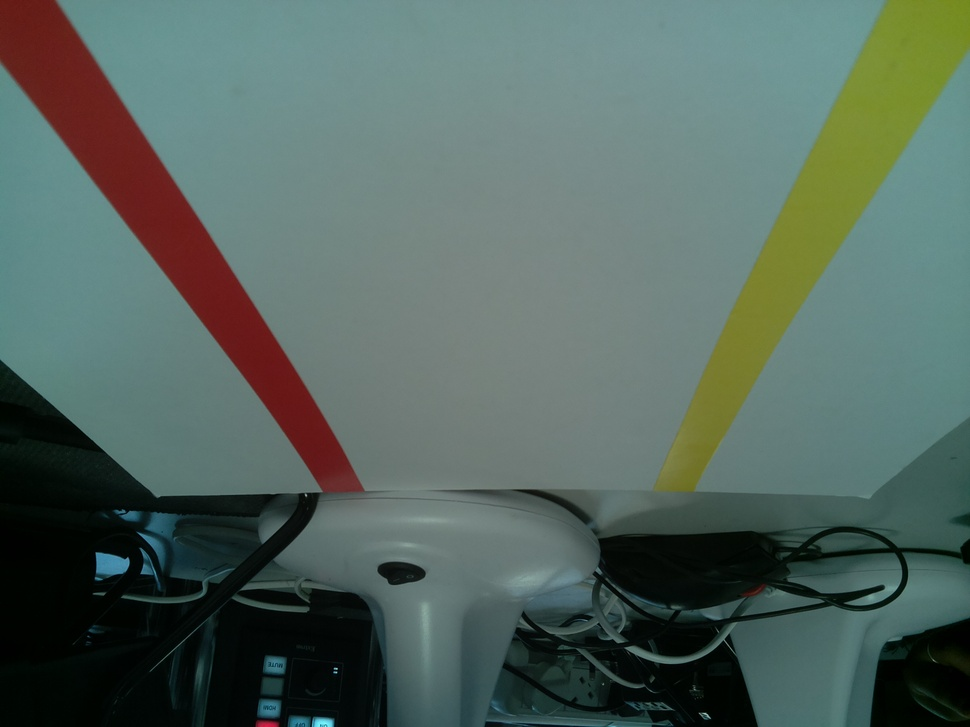
#> input picture images/1.jpg, 970 x 727 px, shrunk from 2592 x 1944 before the run, given in place of 1.png, which was not available
$ python test.py
#> lines starting #> are read from the running program, lines starting #| are printed output that depends on the picture; after the words box and inside, x2 and y2 are one past the last pixel; in counts of white or black regions, pixels touching at a corner belong together; pictures that were not available may be replaced by others from this repository, and a replacement may not be noted
import cv2
import sys
import numpy as np


def nothing(x):
    pass


# Create a window
cv2.namedWindow("image")

# create trackbars for color change
cv2.createTrackbar("HMin", "image", 0, 179, nothing)  # Hue is from 0-179 for Opencv
#> slider 'HMin' is set to 35
cv2.createTrackbar("SMin", "image", 0, 255, nothing)
#> slider 'SMin' is set to 51
cv2.createTrackbar("VMin", "image", 0, 255, nothing)
#> slider 'VMin' is set to 51
cv2.createTrackbar("HMax", "image", 0, 179, nothing)
#> slider 'HMax' is set to 179
cv2.createTrackbar("SMax", "image", 0, 255, nothing)
#> slider 'SMax' is set to 255
cv2.createTrackbar("VMax", "image", 0, 255, nothing)
#> slider 'VMax' is set to 255

# Set default value for MAX HSV trackbars.
cv2.setTrackbarPos("HMax", "image", 179)
cv2.setTrackbarPos("SMax", "image", 255)
cv2.setTrackbarPos("VMax", "image", 255)

# Initialize to check if HSV min/max value changes
hMin = sMin = vMin = hMax = sMax = vMax = 0
phMin = psMin = pvMin = phMax = psMax = pvMax = 0

img = cv2.imread("1.png")
#> img is the input picture: shape (727, 970, 3); mean B, G, R 94.8, 102.2, 84.6
output = img
waitTime = 33

while 1:
    # get current positions of all trackbars
    hMin = cv2.getTrackbarPos("HMin", "image")
    sMin = cv2.getTrackbarPos("SMin", "image")
    vMin = cv2.getTrackbarPos("VMin", "image")

    hMax = cv2.getTrackbarPos("HMax", "image")
    sMax = cv2.getTrackbarPos("SMax", "image")
    vMax = cv2.getTrackbarPos("VMax", "image")

    # Set minimum and max HSV values to display
    lower = np.array([hMin, sMin, vMin])
    upper = np.array([hMax, sMax, vMax])

    # Create HSV Image and threshold into a range.
    hsv = cv2.cvtColor(img, cv2.COLOR_BGR2HSV)
#> hsv: shape (727, 970, 3); mean H, S, V 77.1, 91.1, 106
    mask = cv2.inRange(hsv, lower, upper)
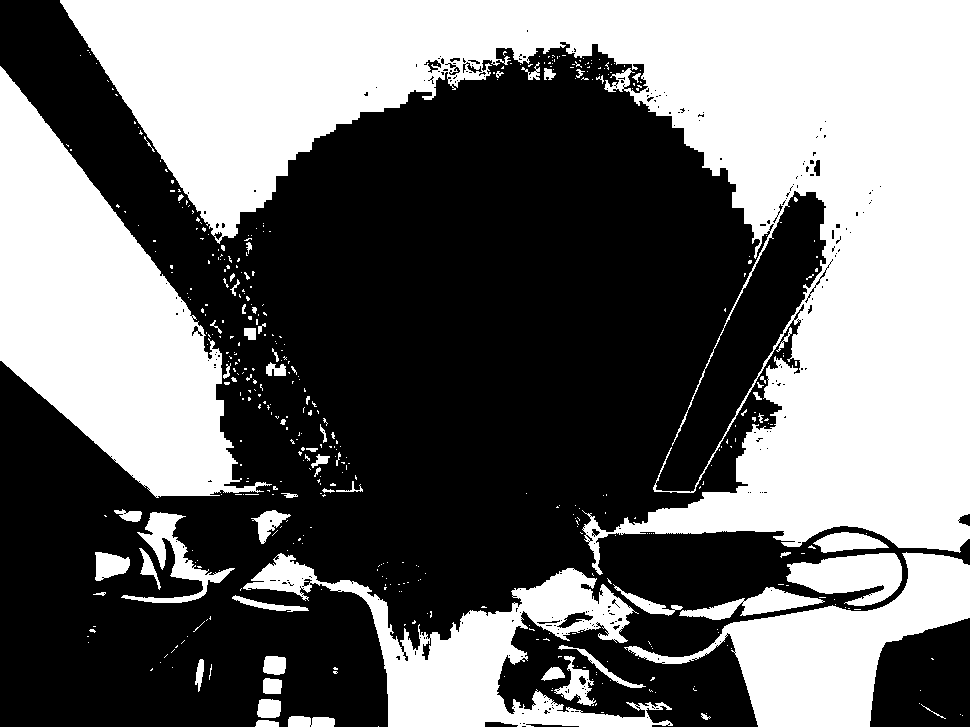
#> mask: shape (727, 970); 44.1% white; 458 white regions (394 under 20 px), largest, box (x1, y1, x2, y2) and area: (60, 0, 970, 575) 194544, (0, 66, 272, 498) 53870, (243, 553, 673, 727) 22389
    output = cv2.bitwise_and(img, img, mask=mask)
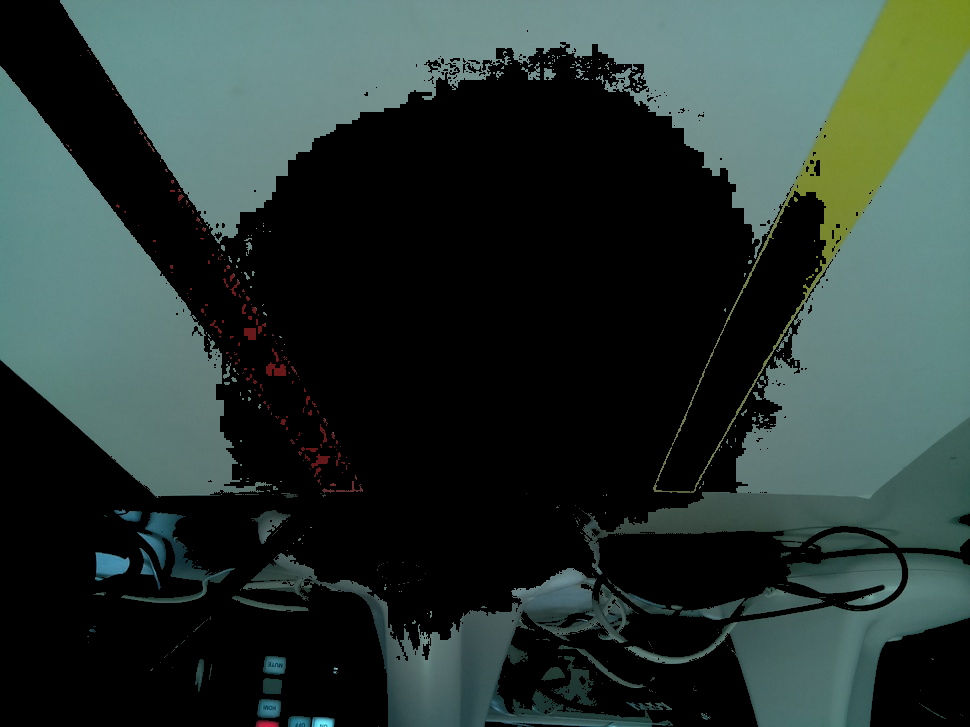
#> output: shape (727, 970, 3); mean B, G, R 52, 55.8, 41.8

    # Print if there is a change in HSV value
    if (
        (phMin != hMin)
        | (psMin != sMin)
        | (pvMin != vMin)
        | (phMax != hMax)
        | (psMax != sMax)
        | (pvMax != vMax)
    ):
        print(
            "(hMin = %d , sMin = %d, vMin = %d), (hMax = %d , sMax = %d, vMax = %d)"
            % (hMin, sMin, vMin, hMax, sMax, vMax)
        )
        phMin = hMin
        psMin = sMin
        pvMin = vMin
        phMax = hMax
        psMax = sMax
        pvMax = vMax

    # Display output image
    cv2.imshow("image", output)

    # Wait longer to prevent freeze for videos.
    if cv2.waitKey(waitTime) & 0xFF == ord("q"):
#> (key q is pressed here)
        break

cv2.destroyAllWindows()

$ run again, with images/0.jpg copied over images/1.jpg
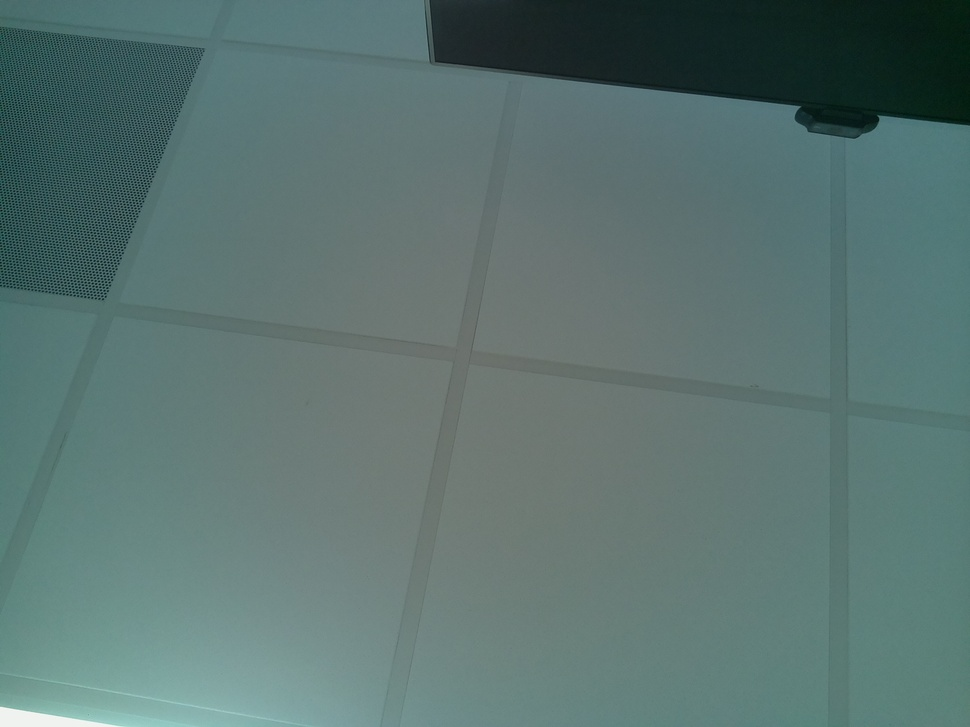
#> input picture images/0.jpg, 970 x 727 px, shrunk from 2592 x 1944 before the run, given in place of 1.png, which was not available
#> img is the input picture: shape (727, 970, 3); mean B, G, R 112.8, 115.6, 90.6
#> hsv: shape (727, 970, 3); mean H, S, V 85.9, 61.4, 115.9
#> `mask = cv2.inRange(hsv, lower, upper)`:
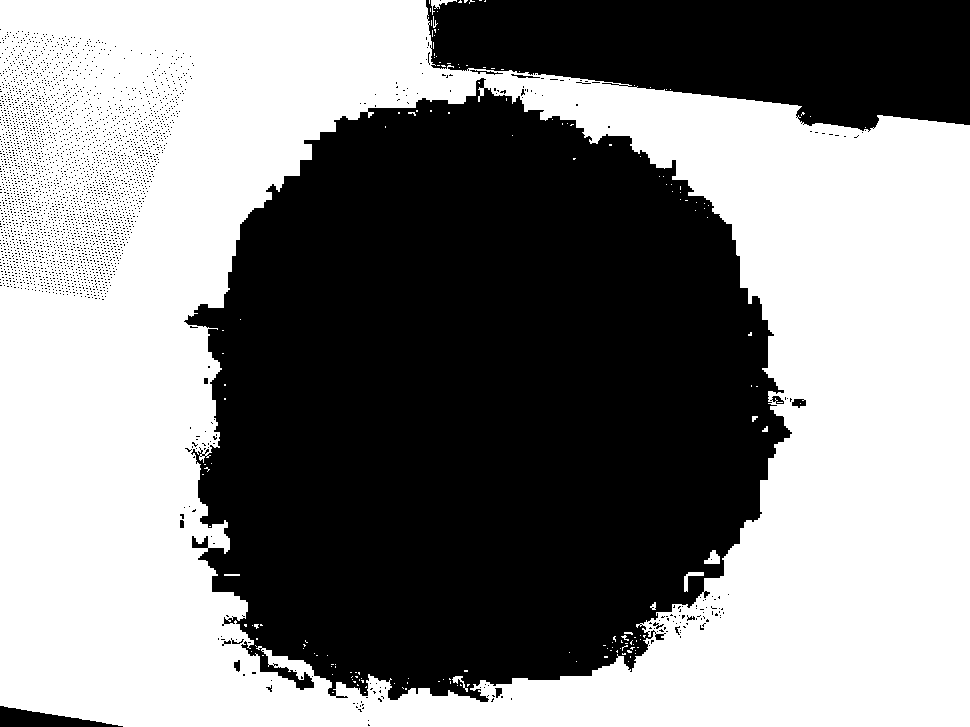
#> mask: shape (727, 970); 52.7% white; 3273 black regions (3257 under 20 px), largest, box (x1, y1, x2, y2) and area: (184, 78, 792, 702) 275849, (426, 0, 970, 132) 51872, (0, 706, 123, 727) 1347
#> `output = cv2.bitwise_and(img, img, mask=mask)`:
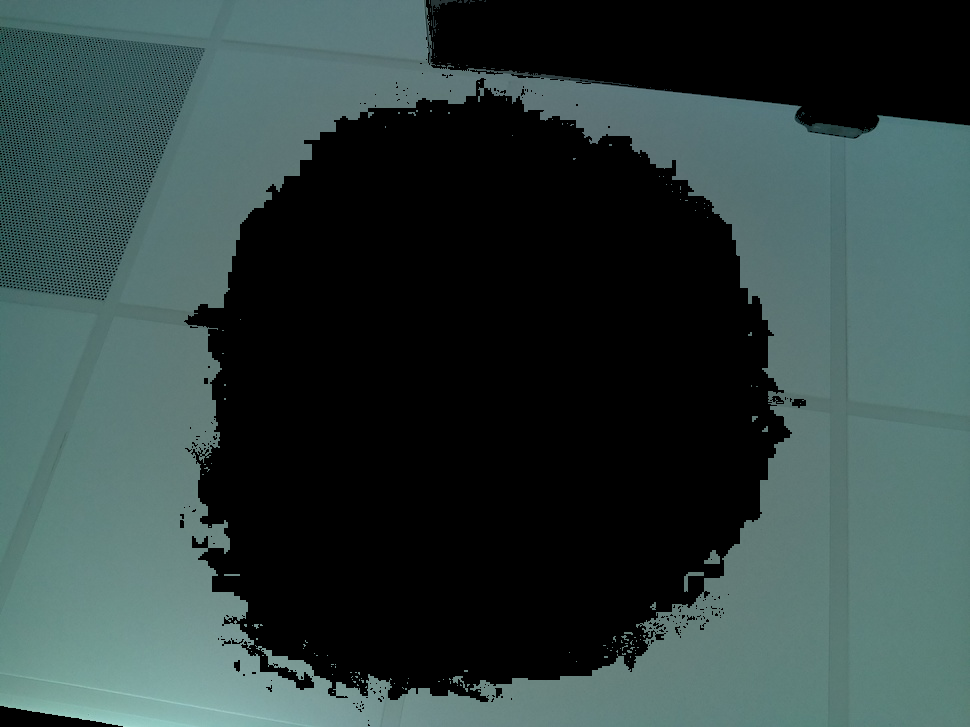
#> output: shape (727, 970, 3); mean B, G, R 63.2, 64.4, 47.6

$ run again, with images/2.jpg copied over images/1.jpg
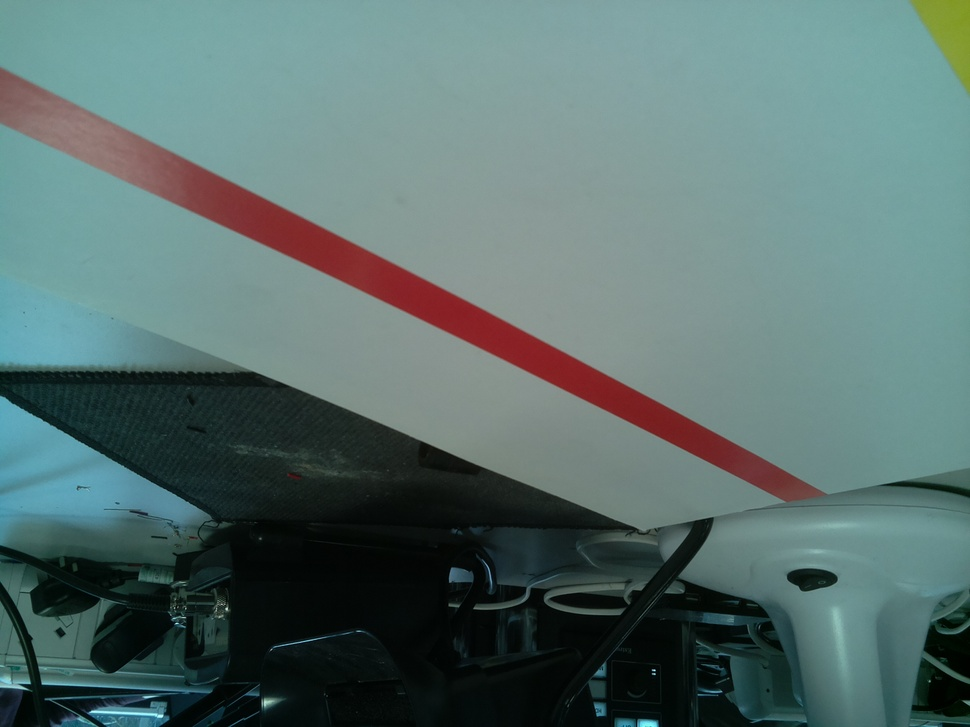
#> input picture images/2.jpg, 970 x 727 px, shrunk from 2592 x 1944 before the run, given in place of 1.png, which was not available
#> img is the input picture: shape (727, 970, 3); mean B, G, R 109.8, 112.1, 89.3
#> hsv: shape (727, 970, 3); mean H, S, V 84.7, 84.3, 116.1
#> `mask = cv2.inRange(hsv, lower, upper)`:
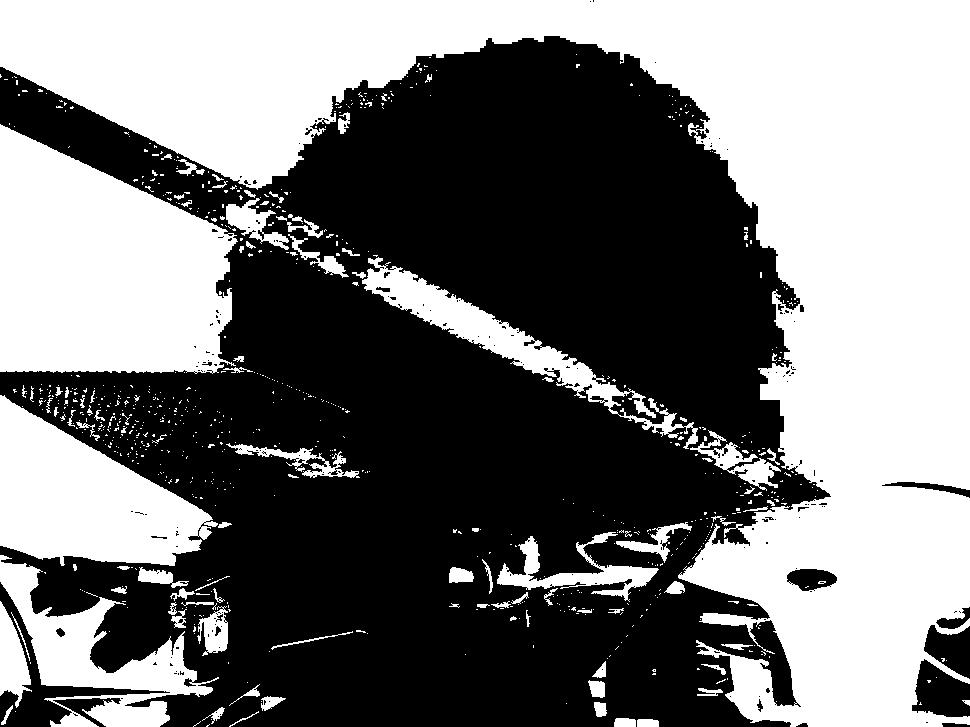
#> mask: shape (727, 970); 46.8% white; 798 white regions (696 under 20 px), largest, box (x1, y1, x2, y2) and area: (0, 0, 970, 727) 223553, (0, 124, 238, 374) 43927, (0, 395, 218, 566) 21408
#> `output = cv2.bitwise_and(img, img, mask=mask)`:
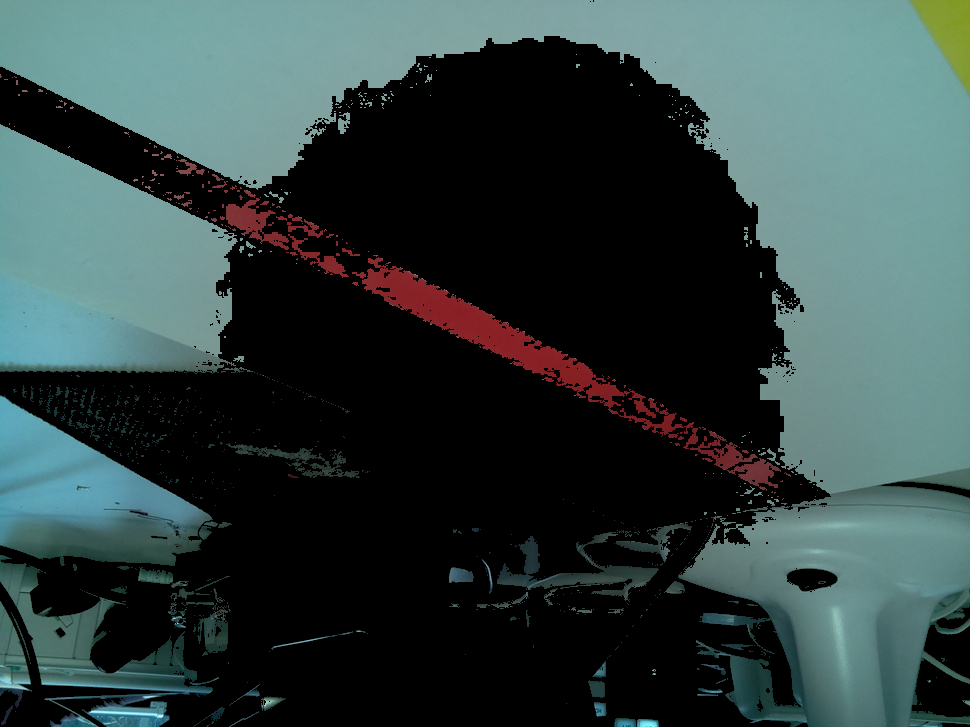
#> output: shape (727, 970, 3); mean B, G, R 65.1, 65.9, 49.5

$ run again, with images/3.jpg copied over images/1.jpg
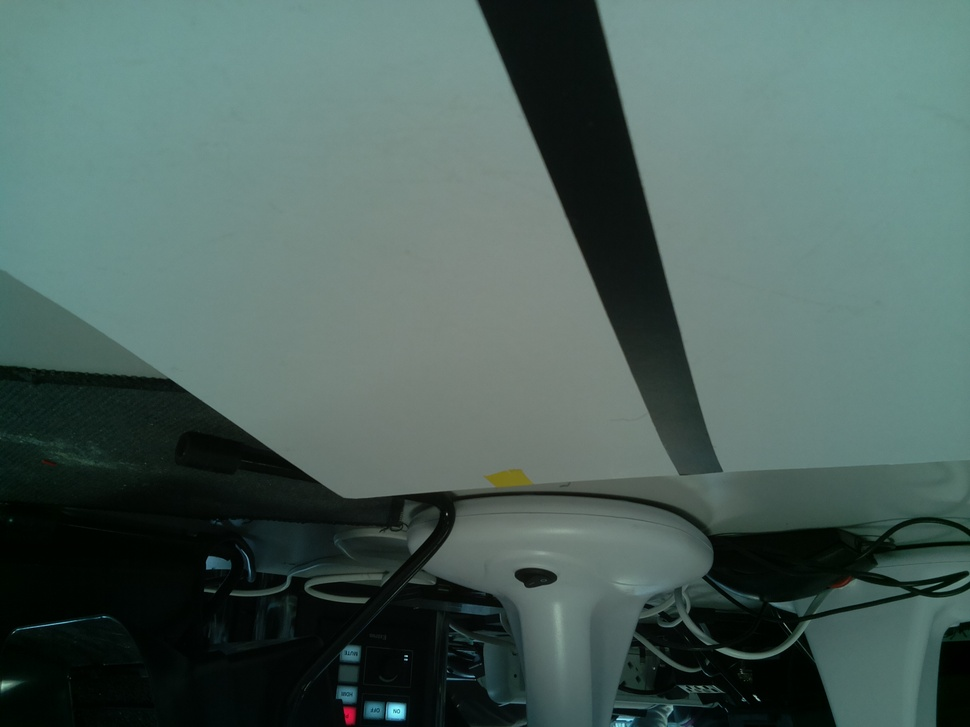
#> input picture images/3.jpg, 970 x 727 px, shrunk from 2592 x 1944 before the run, given in place of 1.png, which was not available
#> img is the input picture: shape (727, 970, 3); mean B, G, R 92.4, 97.6, 76.5
#> hsv: shape (727, 970, 3); mean H, S, V 79.9, 83.2, 97.7
#> `mask = cv2.inRange(hsv, lower, upper)`:
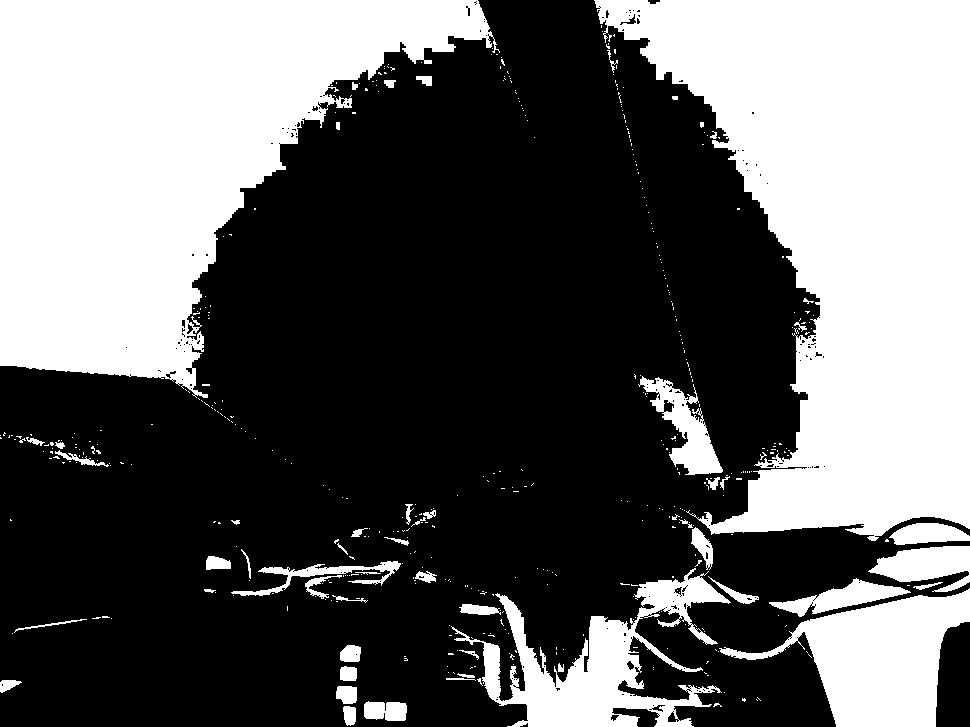
#> mask: shape (727, 970); 38.8% white; 474 white regions (419 under 20 px), largest, box (x1, y1, x2, y2) and area: (594, 0, 970, 541) 117569, (0, 0, 500, 398) 106908, (719, 588, 970, 727) 16252
#> `output = cv2.bitwise_and(img, img, mask=mask)`:
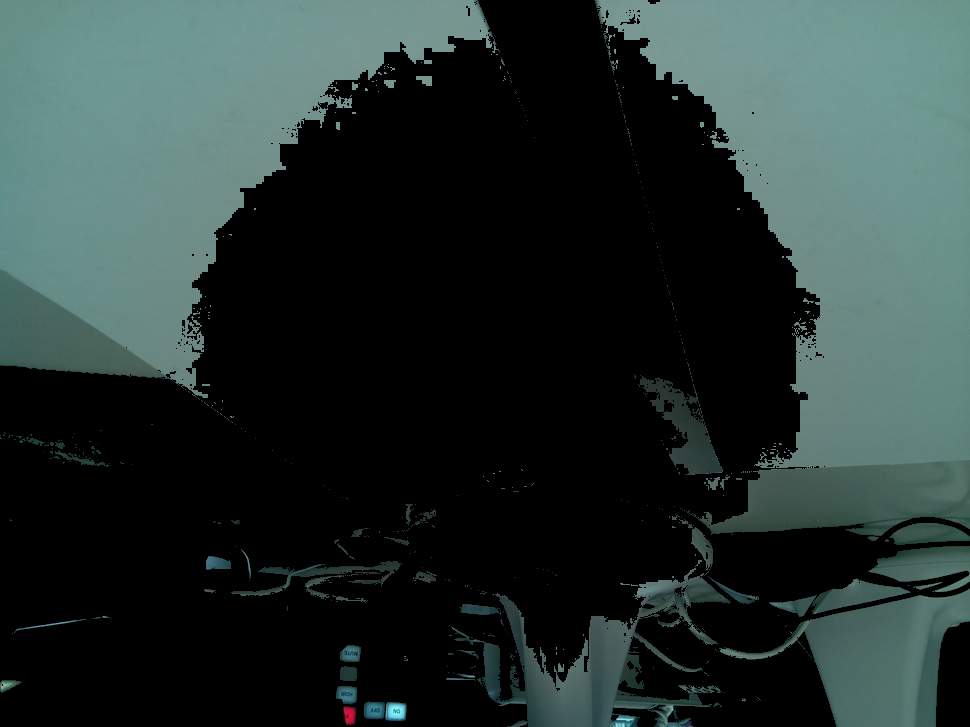
#> output: shape (727, 970, 3); mean B, G, R 48.8, 50.9, 37.9
